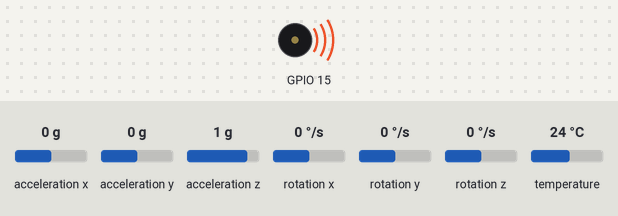
Recording of a sketch running on a simulated ESP32. Parts: buzzer (waves = sounding). Inputs (shaded band) come from the test bench; at power-on: acceleration x 0 g, acceleration y 0 g, temperature 24 °C, acceleration z 1 g, rotation x 0 °/s, rotation y 0 °/s, rotation z 0 °/s. What the sketch prints to the serial monitor is not drawn.

Above: at 0.83 s.
1.4 s: acceleration x set to -1.4 g
4.4 s: acceleration y set to 0.2 g
7.4 s: acceleration y set to 0.5 g
At 7.64 s:
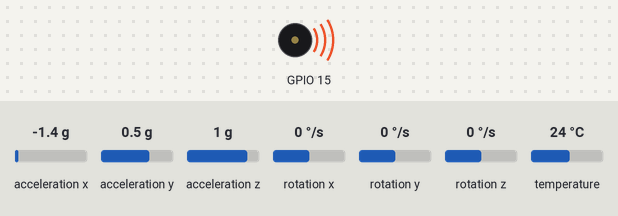
10.4 s: acceleration x set to 0 g
11.9 s: temperature set to 33 °C
At 13.0 s:
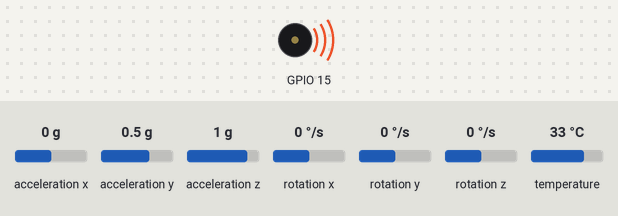
Timing chart, 0 to 14.4 s (numbered marks = the images above; inputs shaded):
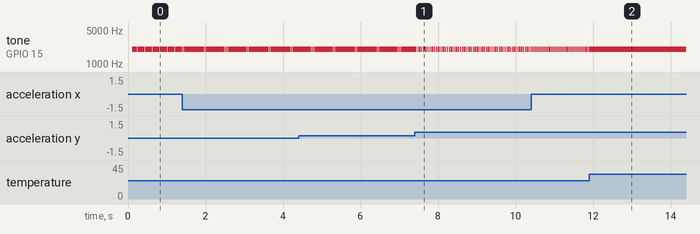

The sketch:

ESP32_MPU6050_Buzzer.ino
```cpp
// sudo chmod 666 /dev/ttyUSB0
// ============================== //
// Feito por: Ivan Ometto
// https://github.com/ivanOmetto
// ============================== //

#include <Adafruit_MPU6050.h>
#include <Adafruit_Sensor.h>
#include <Wire.h>

Adafruit_MPU6050 mpu;
const int freq = 2000;
const int channel = 0;
const int resolution = 8;

void testValues(float num, int maxV, int minV) {
  if (num >= maxV || num <= minV){
    ledcWriteTone(channel, 2000);
    delay(10);
  } else {
    ledcWriteTone(channel, 0);
  }
}

void setup(void) {
  ledcSetup(channel, freq, resolution);
  ledcAttachPin(15, channel);

  Serial.begin(115200);
  while (!Serial)
    delay(10);

  Serial.println("MPU6050 test!");

  if (!mpu.begin()) {
    Serial.println("Falha encontrar MPU6050!");
    while (1) {
      delay(10);
    }
  }
  Serial.println("MPU6050 Encontrado!");

  mpu.setAccelerometerRange(MPU6050_RANGE_8_G);
  mpu.setGyroRange(MPU6050_RANGE_500_DEG);
  mpu.setFilterBandwidth(MPU6050_BAND_5_HZ);
  delay(100);
}

void loop() {
  sensors_event_t a, g, temp;
  mpu.getEvent(&a, &g, &temp);

  Serial.print("Temperatura:");
  Serial.print(temp.temperature);
  Serial.print("\tx-aceleracao:");
  Serial.print(a.acceleration.x);
  Serial.print("\ty-aceleracao:");
  Serial.print(a.acceleration.y);
  Serial.print("\tz-aceleracao:");
  Serial.print(a.acceleration.z);
  Serial.print("\tx-giroscopio:");
  Serial.print(g.gyro.x);
  Serial.print("\ty-giroscopio:");
  Serial.print(g.gyro.y);
  Serial.print("\tz-giroscopio:");
  Serial.println(g.gyro.z);

  testValues(a.acceleration.x, 15, -3);
  testValues(a.acceleration.y, 3, -3);
  testValues(a.acceleration.z, 3, -3);
  testValues(g.gyro.x, 3, -3);
  testValues(g.gyro.y, 3, -3);
  testValues(g.gyro.z, 3, -3);
  testValues(temp.temperature, 33, 0);

  delay(10);
}
```

Measured:
- after the input at 1.4 s, tone on GPIO 15: alternates 2000 Hz for 0.02 s and silent for 0.02 s, starting after 0.14 s
- after the input at 7.4 s, tone on GPIO 15: alternates 2000 Hz for 0.03 s and silent for 0.02 s, starting after 0.20 s
- after the input at 11.9 s, tone on GPIO 15: goes on until 11.9 s, then stays 2000 Hz
- by itself, tone on GPIO 15: alternates 2000 Hz for 0.01 s and silent for 0.02 s
